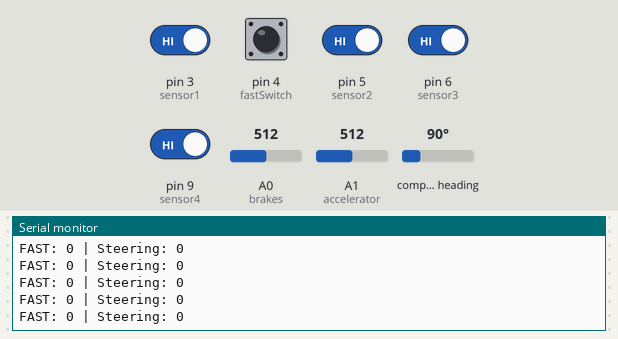
The sketch below on a simulated Arduino Uno, built with avr-gcc and run on an emulated ATmega328P. Parts: the last lines printed to the serial monitor. Wiring (inferred from the names in the program): AS5600 angle sensor at I2C address 0x36. Inputs (shaded band) come from the test bench; at power-on: pin 3 (sensor1), pin 4 (fastSwitch), pin 5 (sensor2), pin 6 (sensor3), pin 9 (sensor4) HIGH, compass heading 90°, A0 (brakes) = 512, A1 (accelerator) = 512. No radio packets arrive unless stated.

Above: at 3.3 s.
3.4 s: compass heading set to 7°
At 4.5 s:
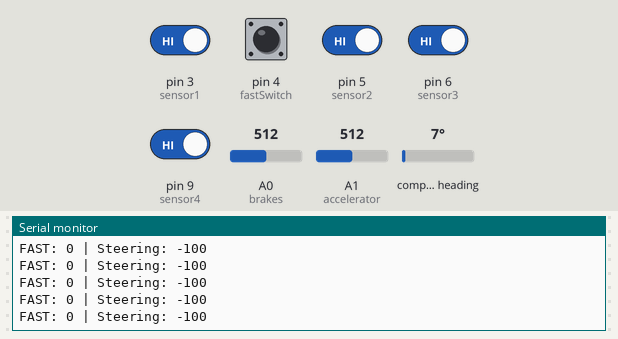
6.4 s: compass heading set to 90°
At 7.2 s:
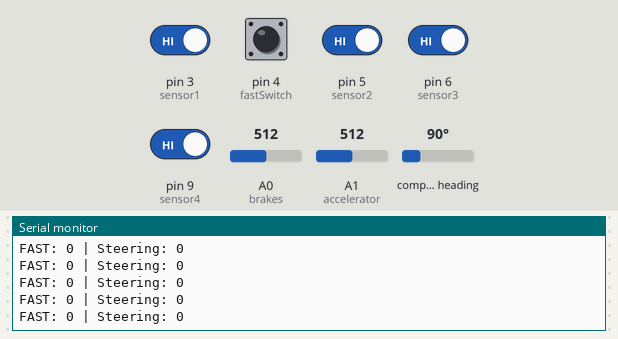
9.4 s: compass heading set to 180°
At 10.1 s:
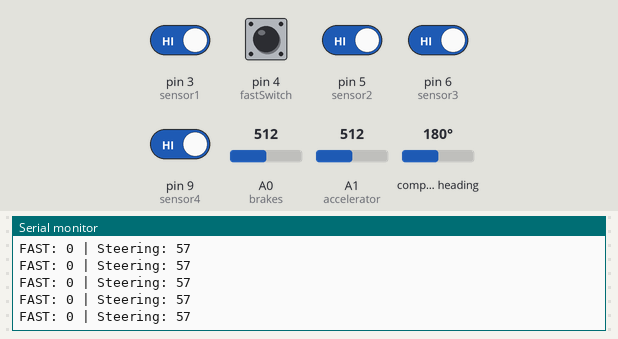
12.4 s: compass heading set to 269°
At 13.5 s:
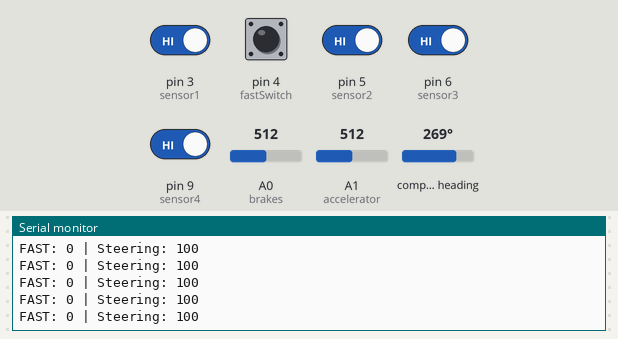
15.4 s: pin 4 (fastSwitch) pulled LOW for 0.15 s
Timing chart, 0 to 18.4 s (numbered marks = the images above; inputs shaded):
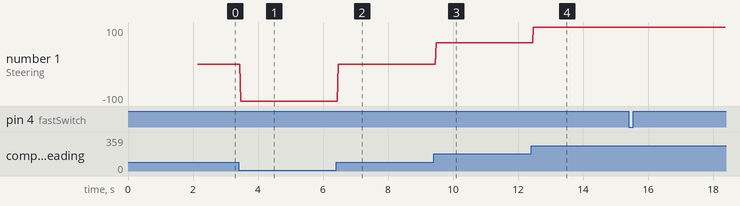

Measured:
- after the input at 3.4 s, the serial monitor: prints a new line after 0.06 s (image 1)
- after the input at 9.4 s, the serial monitor: prints a new line after 0.08 s (image 3)
- after the input at 12.4 s, the serial monitor: prints a new line after 0.07 s (image 4)
- plotted number 1: 0 → -100 after the input at 3.4 s, 0 → 57 after the input at 9.4 s, 57 → 100 after the input at 12.4 s

The sketch:

main_control.ino
```cpp
#include <Wire.h>
#include <SPI.h>
#include <RF24.h>

// -------- DIGITAL SENSORS (KY-024) --------
const int sensor1 = 3;
const int sensor2 = 5;
const int sensor3 = 6;
const int sensor4 = 9;

// -------- FAST MODE SWITCH --------
const int fastSwitch = 4;  // NEW

// -------- ANALOG PEDAL SENSORS --------
const int brakes = A0;
const int accelerator = A1;

// -------- AS5600 --------
#define AS5600_ADDR 0x36
#define RAW_ANGLE_REGISTER 0x0C

// -------- STEERING LIMITS --------
const int steeringLeftMax = 800;
const int steeringRightMax = 2800;
int steeringCenter = 0;
const int deadzone = 5;

// -------- NRF24 SETUP --------
#define CE_PIN 7
#define CSN_PIN 8
RF24 radio(CE_PIN, CSN_PIN);
const byte address[6] = "00001";

// -------- STRUCT --------
struct Telemetry {
  uint8_t s1, s2, s3, s4;
  uint16_t brake;
  uint16_t accel;
  int16_t steering;
  bool fastMode;   // NEW
} telemetry;

void setup() {
  Serial.begin(9600);
  Wire.begin();

  pinMode(sensor1, INPUT_PULLUP);
  pinMode(sensor2, INPUT_PULLUP);
  pinMode(sensor3, INPUT_PULLUP);
  pinMode(sensor4, INPUT_PULLUP);

  pinMode(fastSwitch, INPUT_PULLUP); // NEW

  // -------- AUTO CENTER CALIBRATION --------
  Serial.println("Calibrating steering center...");
  delay(1000);

  long sum = 0;
  const int samples = 200;
  for (int i = 0; i < samples; i++) {
    sum += readAS5600Raw();
    delay(5);
  }
  steeringCenter = sum / samples;

  Serial.print("Center calibrated at: ");
  Serial.println(steeringCenter);

  // -------- NRF24 INIT --------
  radio.begin();
  radio.openWritingPipe(address);
  radio.setPALevel(RF24_PA_LOW);
  radio.stopListening();
}

uint16_t readAS5600Raw() {
  Wire.beginTransmission(AS5600_ADDR);
  Wire.write(RAW_ANGLE_REGISTER);
  Wire.endTransmission();

  Wire.requestFrom(AS5600_ADDR, 2);
  if (Wire.available() == 2) {
    uint16_t highByte = Wire.read();
    uint16_t lowByte = Wire.read();
    return (highByte << 8) | lowByte;
  }
  return 0;
}

void loop() {
  // ----- Digital sensors -----
  telemetry.s1 = digitalRead(sensor1);
  telemetry.s2 = digitalRead(sensor2);
  telemetry.s3 = digitalRead(sensor3);
  telemetry.s4 = digitalRead(sensor4);

  // ----- FAST MODE SWITCH -----
  telemetry.fastMode = (digitalRead(fastSwitch) == LOW);

  // ----- Pedals -----
  telemetry.brake = analogRead(brakes);
  telemetry.accel = analogRead(accelerator);

  // ----- Steering -----
  uint16_t steeringRaw = readAS5600Raw();
  int steeringMapped;

  if (abs(steeringRaw - steeringCenter) <= deadzone) {
    steeringMapped = 0;
  } else if (steeringRaw < steeringCenter) {
    steeringMapped = map(steeringRaw, steeringLeftMax, steeringCenter, -100, 0);
  } else {
    steeringMapped = map(steeringRaw, steeringCenter, steeringRightMax, 0, 100);
  }

  steeringMapped = constrain(steeringMapped, -100, 100);
  telemetry.steering = steeringMapped;

  // ----- Send -----
  bool ok = radio.write(&telemetry, sizeof(telemetry));
  if (!ok) Serial.println("NRF24 send failed!");

  // ----- Debug -----
  Serial.print("FAST: "); Serial.print(telemetry.fastMode);
  Serial.print(" | Steering: "); Serial.println(telemetry.steering);

  delay(10);
}
```
